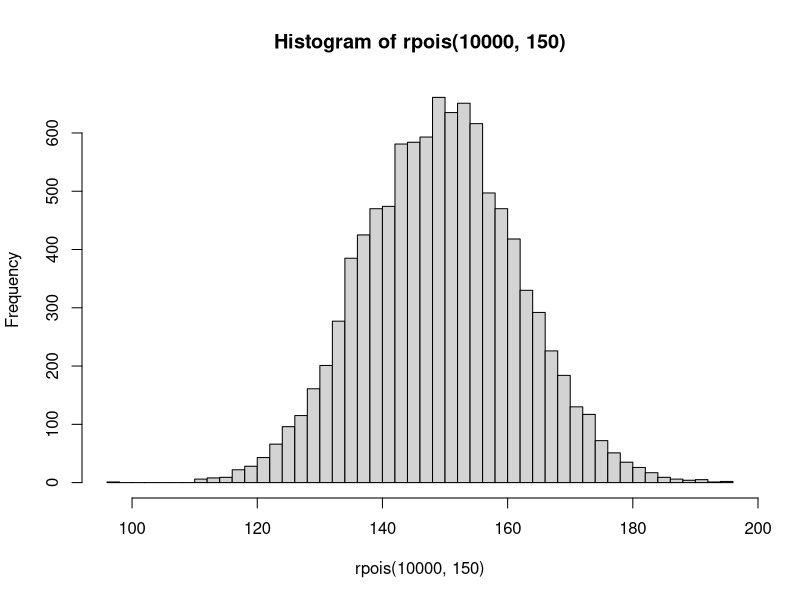
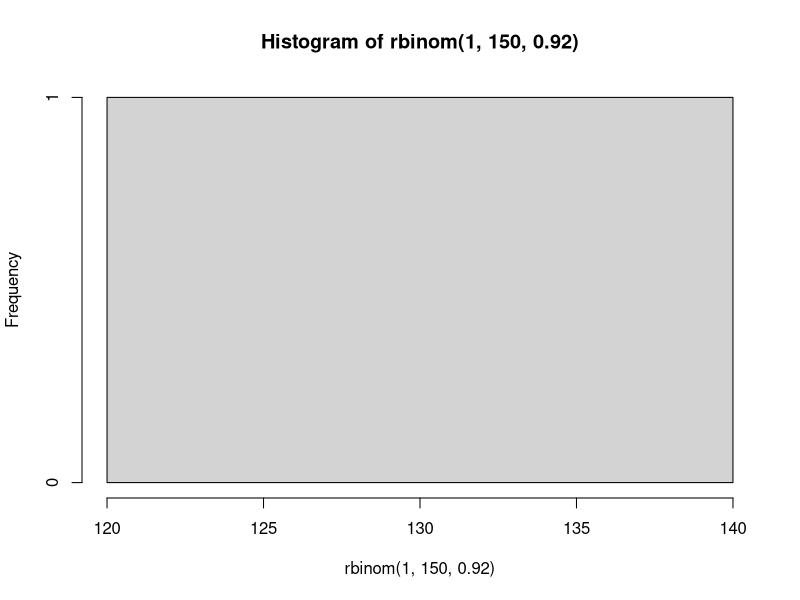

Recreate these plots in R, in order. (Note: this script raises an error after producing the figures.)
library(tidyverse)  

# Parameters

avg_demand <- 150 # passengers
pass_show_up <- .92
capacity <- 134 # passengers
ticket_prc <- 314
transf_fee <- 60
bumped_cost <- 400

# Model
overbook_lim <- 0
actual_demand <- 154  # simulations
booking_capacity <- capacity+overbook_lim
booked <- min(actual_demand, booking_capacity)
read_to_board <- 123 # simulation
no_shows <- booked-read_to_board
boarding <- min(capacity, read_to_board)
bumped <- read_to_board-boarding

revenue_tickets <- ticket_prc * booked
revenue_no_shows <- transf_fee * no_shows
overbook_cost <- bumped_cost*bumped
net_revenue <- revenue_tickets+revenue_no_shows-overbook_cost

rpois(10000, 150) |>
  hist(breaks=50)

rbinom(1, 150, .92) |>
  hist(breaks=50)

scenarioParameters <- list(
  capacity     = 134, # passengers
  ticket_prc   = 314,
  transf_fee   = 60,
  bumped_cost  = 400  
)

simulateBoarding <- function(overbook_lim=0, demand_avg=150, showup_rate=.92, simParams, n=10000){
  # compound the simulation parameters
  tibble( overbook_lim = overbook_lim,
          demand_avg   = demand_avg,
          showup_rate  = showup_rate ) %>% 
    bind_cols(as_tibble(simParams)) %>%
    # generate distributions
    mutate( actual_demand = list(rpois(n, demand_avg)) ) %>% 
    unnest( actual_demand ) %>% 
    # mutate( read_to_board = map_int( actual_demand, ~rbinom(1,.x,showup_rate) )) %>% 
    # calculate the scenarios outcome
    mutate( booking_capacity = capacity + overbook_lim,
            booked   = map2_dbl(actual_demand, booking_capacity, min),
            # read_to_board = round(showup_rate * booked,0),
            read_to_board = map_int( booked, ~rbinom(1,.x,showup_rate) ),
            no_shows = booked-read_to_board,
            boarding = map2_dbl(capacity, booked, min),
            bumped   = booked-boarding,
            # finance outcomes
            revenue_tickets  = ticket_prc * booked,
            revenue_no_shows = transf_fee * no_shows,
            overbook_cost    = bumped_cost * bumped,
            net_revenue      = revenue_tickets + revenue_no_shows - overbook_cost) %>% 
    return()
}

# booking limit
simulation <- 0:15 %>% 
  map_df(simulateBoarding,simParams=scenarioParameters)


# what overbook limite give us 95% chance to have <= 2 bumped passengers?
simulation %>%
  select(overbook_lim, bumped) %>% 
  nest(bumped) %>% 
  mutate( bumped95pct = map_dbl(data, function(.x){
    .x$bumped %>% 
      quantile(probs=.95) %>% 
      return()
  })) %>% View()
  
simulation %>% 
  filter(overbook_lim==0) %>% View()
  pull(bumped) %>% 
  hist()


  group_by(overbook_lim) %>% 
  mutate( bumped95pct = map(bumped, quantile, probs=.95) ) %>% 
  ungroup() %>% 
  ggplot(aes(x=overbook_lim, y=bumped95pct)) +
  geom_point() +
  geom_line() +
  geom_hline(yintercept = 2) +
  theme_minimal()


simulation %>% 
  filter(overbook_lim==2) %>% 
  pull(bumped) %>% 
  quantile() %>% 
  enframe()


